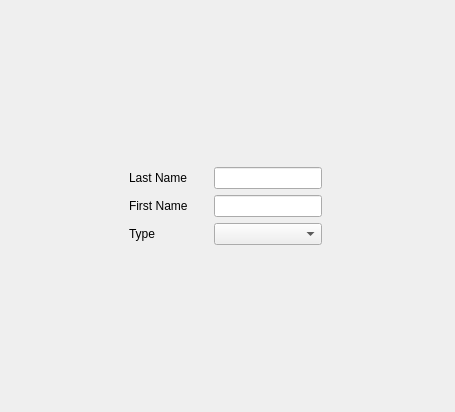
<?xml version="1.0" encoding="UTF-8"?>
<ui version="4.0">
 <class>AddPerson</class>
 <widget class="QDialog" name="AddPerson">
  <property name="geometry">
   <rect>
    <x>0</x>
    <y>0</y>
    <width>455</width>
    <height>412</height>
   </rect>
  </property>
  <property name="sizePolicy">
   <sizepolicy hsizetype="Fixed" vsizetype="Fixed">
    <horstretch>0</horstretch>
    <verstretch>0</verstretch>
   </sizepolicy>
  </property>
  <property name="windowTitle">
   <string>Add Person</string>
  </property>
  <widget class="QWidget" name="horizontalLayoutWidget">
   <property name="geometry">
    <rect>
     <x>20</x>
     <y>20</y>
     <width>411</width>
     <height>371</height>
    </rect>
   </property>
   <layout class="QHBoxLayout" name="horizontalLayout">
    <item>
     <layout class="QGridLayout" name="gridLayout">
      <item row="3" column="3">
       <widget class="QComboBox" name="comboBox_per"/>
      </item>
      <item row="0" column="3">
       <spacer name="verticalSpacer">
        <property name="orientation">
         <enum>Qt::Vertical</enum>
        </property>
        <property name="sizeHint" stdset="0">
         <size>
          <width>20</width>
          <height>40</height>
         </size>
        </property>
       </spacer>
      </item>
      <item row="1" column="0">
       <spacer name="horizontalSpacer_4">
        <property name="orientation">
         <enum>Qt::Horizontal</enum>
        </property>
        <property name="sizeHint" stdset="0">
         <size>
          <width>20</width>
          <height>20</height>
         </size>
        </property>
       </spacer>
      </item>
      <item row="1" column="1">
       <widget class="QLabel" name="label">
        <property name="text">
         <string>Last Name</string>
        </property>
       </widget>
      </item>
      <item row="3" column="2">
       <spacer name="horizontalSpacer_3">
        <property name="orientation">
         <enum>Qt::Horizontal</enum>
        </property>
        <property name="sizeType">
         <enum>QSizePolicy::Fixed</enum>
        </property>
        <property name="sizeHint" stdset="0">
         <size>
          <width>20</width>
          <height>20</height>
         </size>
        </property>
       </spacer>
      </item>
      <item row="2" column="2">
       <spacer name="horizontalSpacer_2">
        <property name="orientation">
         <enum>Qt::Horizontal</enum>
        </property>
        <property name="sizeType">
         <enum>QSizePolicy::Fixed</enum>
        </property>
        <property name="sizeHint" stdset="0">
         <size>
          <width>20</width>
          <height>20</height>
         </size>
        </property>
       </spacer>
      </item>
      <item row="1" column="2">
       <spacer name="horizontalSpacer">
        <property name="orientation">
         <enum>Qt::Horizontal</enum>
        </property>
        <property name="sizeType">
         <enum>QSizePolicy::Fixed</enum>
        </property>
        <property name="sizeHint" stdset="0">
         <size>
          <width>20</width>
          <height>20</height>
         </size>
        </property>
       </spacer>
      </item>
      <item row="3" column="1">
       <widget class="QLabel" name="label_3">
        <property name="text">
         <string>Type</string>
        </property>
       </widget>
      </item>
      <item row="1" column="3">
       <widget class="QLineEdit" name="last_name_txt_per"/>
      </item>
      <item row="2" column="1">
       <widget class="QLabel" name="label_2">
        <property name="text">
         <string>First Name</string>
        </property>
       </widget>
      </item>
      <item row="2" column="3">
       <widget class="QLineEdit" name="first_name_txt_per"/>
      </item>
      <item row="4" column="3">
       <spacer name="verticalSpacer_2">
        <property name="orientation">
         <enum>Qt::Vertical</enum>
        </property>
        <property name="sizeHint" stdset="0">
         <size>
          <width>20</width>
          <height>40</height>
         </size>
        </property>
       </spacer>
      </item>
      <item row="1" column="4">
       <spacer name="horizontalSpacer_5">
        <property name="orientation">
         <enum>Qt::Horizontal</enum>
        </property>
        <property name="sizeHint" stdset="0">
         <size>
          <width>40</width>
          <height>20</height>
         </size>
        </property>
       </spacer>
      </item>
     </layout>
    </item>
   </layout>
  </widget>
 </widget>
 <resources/>
 <connections/>
</ui>
